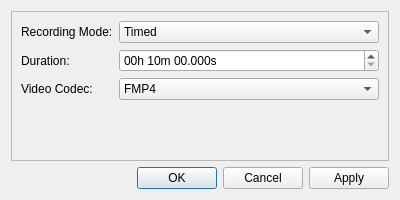
<?xml version="1.0" encoding="UTF-8"?>
<ui version="4.0">
 <class>DConfigureRecording</class>
 <widget class="QDialog" name="DConfigureRecording">
  <property name="geometry">
   <rect>
    <x>0</x>
    <y>0</y>
    <width>400</width>
    <height>200</height>
   </rect>
  </property>
  <property name="sizePolicy">
   <sizepolicy hsizetype="Fixed" vsizetype="Fixed">
    <horstretch>0</horstretch>
    <verstretch>0</verstretch>
   </sizepolicy>
  </property>
  <property name="minimumSize">
   <size>
    <width>400</width>
    <height>200</height>
   </size>
  </property>
  <property name="maximumSize">
   <size>
    <width>400</width>
    <height>200</height>
   </size>
  </property>
  <property name="windowTitle">
   <string>Configure Recording</string>
  </property>
  <property name="modal">
   <bool>false</bool>
  </property>
  <layout class="QVBoxLayout" name="verticalLayout">
   <property name="sizeConstraint">
    <enum>QLayout::SetMinAndMaxSize</enum>
   </property>
   <item>
    <widget class="QFrame" name="frame">
     <property name="frameShape">
      <enum>QFrame::StyledPanel</enum>
     </property>
     <property name="frameShadow">
      <enum>QFrame::Raised</enum>
     </property>
     <layout class="QFormLayout" name="formLayout">
      <item row="0" column="0">
       <widget class="QLabel" name="label_2">
        <property name="text">
         <string>Recording Mode:</string>
        </property>
       </widget>
      </item>
      <item row="0" column="1">
       <widget class="QComboBox" name="dpd_recording_mode">
        <item>
         <property name="text">
          <string>Timed</string>
         </property>
        </item>
        <item>
         <property name="text">
          <string>Manual</string>
         </property>
        </item>
       </widget>
      </item>
      <item row="1" column="0">
       <widget class="QLabel" name="label_3">
        <property name="text">
         <string>Duration:</string>
        </property>
       </widget>
      </item>
      <item row="1" column="1">
       <widget class="QTimeEdit" name="tme_time">
        <property name="inputMethodHints">
         <set>Qt::ImhPreferNumbers|Qt::ImhTime</set>
        </property>
        <property name="displayFormat">
         <string>HH'h' mm'm' ss.zzz's'</string>
        </property>
        <property name="timeSpec">
         <enum>Qt::LocalTime</enum>
        </property>
        <property name="time">
         <time>
          <hour>0</hour>
          <minute>10</minute>
          <second>0</second>
         </time>
        </property>
       </widget>
      </item>
      <item row="2" column="0">
       <widget class="QLabel" name="label_4">
        <property name="text">
         <string>Video Codec:</string>
        </property>
       </widget>
      </item>
      <item row="2" column="1">
       <widget class="QComboBox" name="dpd_codec">
        <property name="toolTip">
         <string>Select which video codec should be used to encode the recorded videos</string>
        </property>
        <item>
         <property name="text">
          <string>FMP4</string>
         </property>
        </item>
        <item>
         <property name="text">
          <string>MP4V</string>
         </property>
        </item>
        <item>
         <property name="text">
          <string>FFV1</string>
         </property>
        </item>
       </widget>
      </item>
     </layout>
    </widget>
   </item>
   <item>
    <widget class="QDialogButtonBox" name="btnbox_buttons">
     <property name="orientation">
      <enum>Qt::Horizontal</enum>
     </property>
     <property name="standardButtons">
      <set>QDialogButtonBox::Apply|QDialogButtonBox::Cancel|QDialogButtonBox::Ok</set>
     </property>
    </widget>
   </item>
  </layout>
 </widget>
 <resources/>
 <connections>
  <connection>
   <sender>btnbox_buttons</sender>
   <signal>accepted()</signal>
   <receiver>DConfigureRecording</receiver>
   <slot>accept()</slot>
   <hints>
    <hint type="sourcelabel">
     <x>248</x>
     <y>254</y>
    </hint>
    <hint type="destinationlabel">
     <x>157</x>
     <y>274</y>
    </hint>
   </hints>
  </connection>
  <connection>
   <sender>btnbox_buttons</sender>
   <signal>rejected()</signal>
   <receiver>DConfigureRecording</receiver>
   <slot>reject()</slot>
   <hints>
    <hint type="sourcelabel">
     <x>316</x>
     <y>260</y>
    </hint>
    <hint type="destinationlabel">
     <x>286</x>
     <y>274</y>
    </hint>
   </hints>
  </connection>
 </connections>
</ui>
